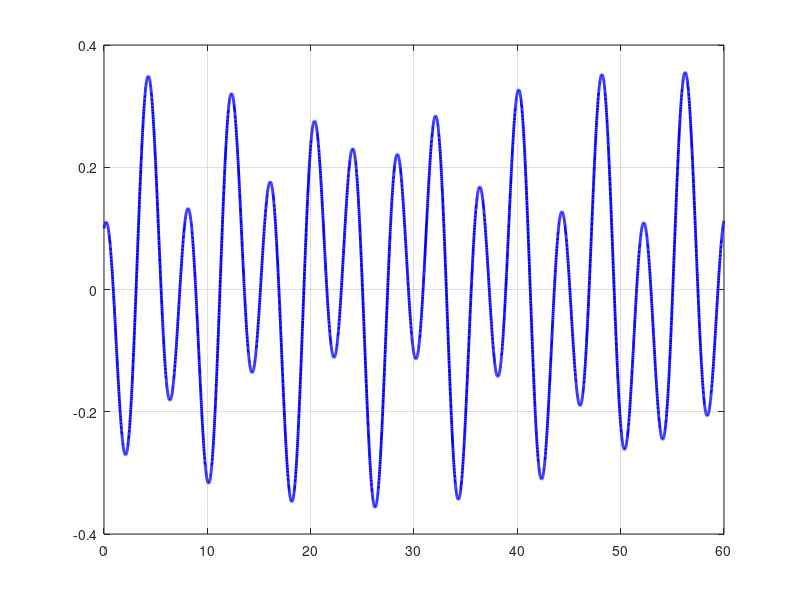
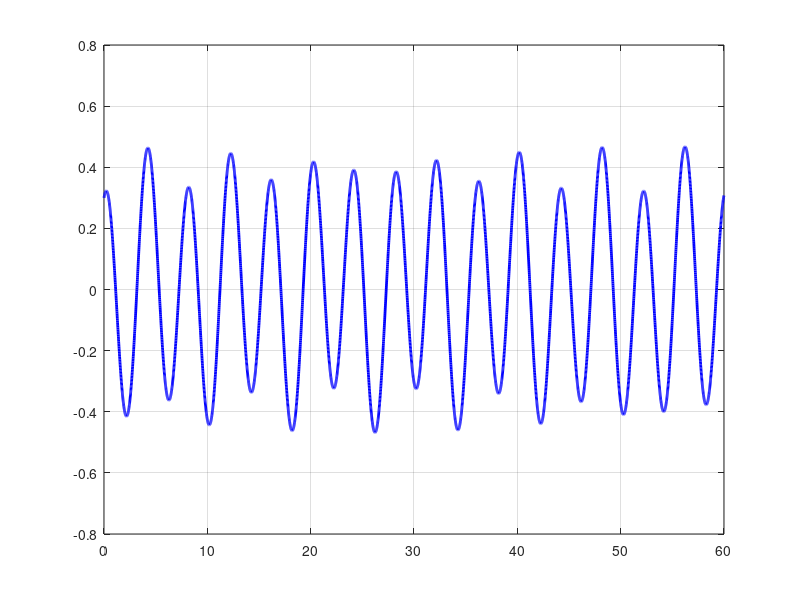
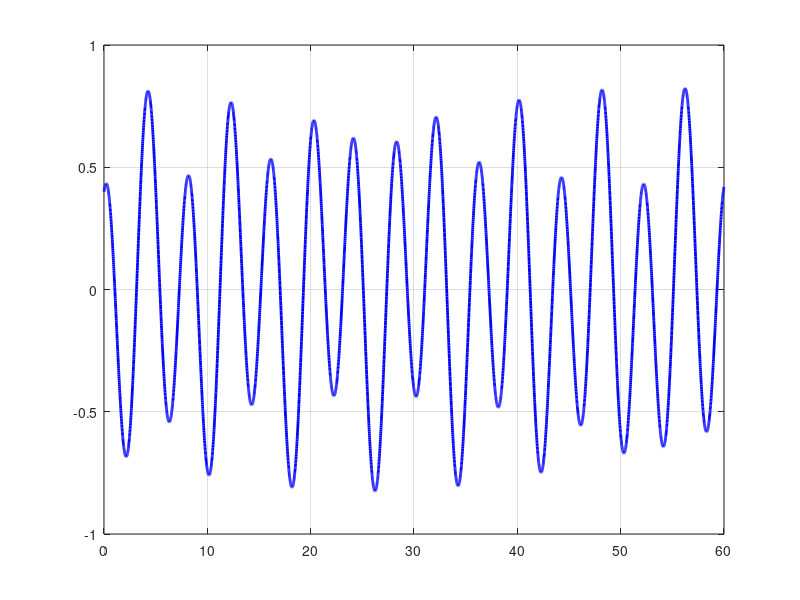
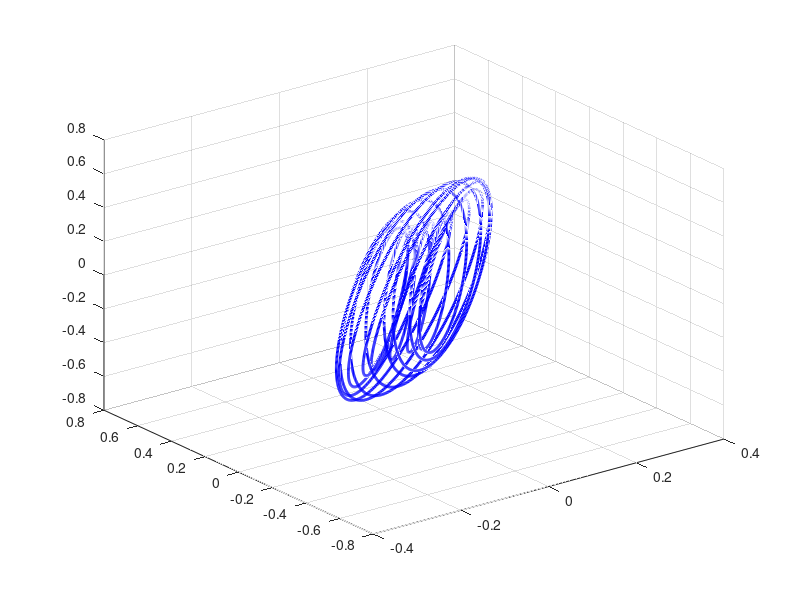

MATLAB code to generate these figures, in order:
clear all; close all;
N = 6000; m = 2; k1 =2.5; k2 =3.5; k3 =3.5;dt=0.01; t(1) = 0; t(2) = t(1) + dt;
%%%%%%%%%%%%%%%%%%%%%%%%%%%%%%%%%%%%%%%%%%%%%%%%%%%%%%%%%%%%%%%%%%%%%%%%%%%%%%%
x1(1) = 0.1; v1(1)=0.1; x1(2) = x1(1) + v1(1)*dt;
%%%%%%%%%%%%%%%%%%%%%%%%%%%%%%%%%%%%%%%%%%%%%%%%%%%%%%%%%%%%%%%%%%%%%%%%%%%%%%%
x2(1) = 0.3; v2(1)=0.2; x2(2) = x2(1) + v2(1)*dt;
%%%%%%%%%%%%%%%%%%%%%%%%%%%%%%%%%%%%%%%%%%%%%%%%%%%%%%%%%%%%%%%%%%%%%%%%%%%%%%%
v1(2) = v1(1) + (-(k1/m)*x1(1) + (k3/m)*(x2(1)-x1(1)))*dt;
v2(2) = v2(1) + (-(k2/m)*x2(1) - (k3/m)*(x2(1)-x1(1)))*dt;
for i = 3:N
  t(i) = t(i-1) + dt;
  x1(i) = 2*x1(i-1) - x1(i-2) + (-(k1/m)*x1(i-1) - (k3/m)*(x2(i-1)-x1(i-1)))*dt^2;
  x2(i) = 2*x2(i-1) - x2(i-2) + (-(k2/m)*x2(i-1) - (k3/m)*(x2(i-1)-x1(i-1)))*dt^2;
  v1(i) = (x1(i-1) - x1(i-2))/dt; 
  v2(i) = (x2(i-1) - x2(i-2))/dt; 
end
figure(1);clf; plot(t,x1,'b-','linewidth',2);grid on;
figure(2);clf; plot(t,x2,'b-','linewidth',2);grid on;
figure(3);clf; plot(t,x1+x2,'b-','linewidth',2);grid on;
figure(4);clf; plot3(x1,x2,v1,'b-','linewidth',2);grid on;
figure(5);clf; plot3(x1,x2,v2,'b-','linewidth',2);grid on;
%tarea usando verlet usar arrastre para un proyectil en x y y.
